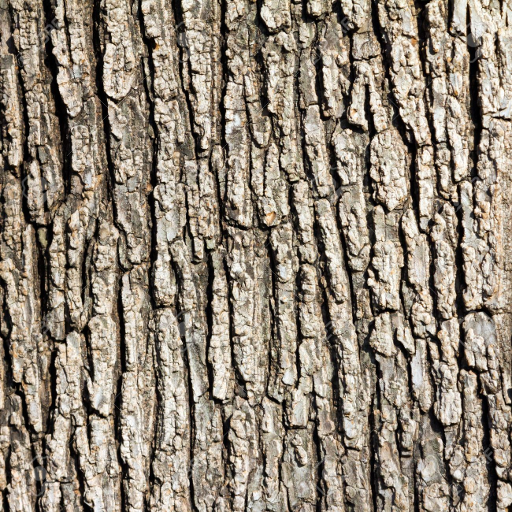
//> input picture HistCode/corteza.png, 512 x 512 px
$ ./main_histeq   (built with g++ and OpenCV 4)
//> lines starting //> are read from the running program, lines starting //| are printed output that depends on the picture
#define _DEBUG
#include <iostream>
#include <opencv2/imgproc/imgproc.hpp>
#include <opencv2/highgui/highgui.hpp>

using namespace std;
using namespace cv;

// [33 lines of commented-out code are left out]
int transformarPixel(int accHist, int minHist, int dim) {
    float aux = roundf((float)(accHist - minHist) / (dim - minHist) * 255);
    return (int) aux;
}

void ecualizar(Mat input, Mat output)
{
    // Crear arreglos para el histograma, el histograma acumulado, y una variable que guarde el minimo de este ultimo
	int hist[256];
	int accHist[256];
	int minHist;

	for (int i=0; i<256; i++)
		hist[i] = 0;

	// Calcular histograma
	for (int r=0; r<input.rows; r++)
	{
		for (int c=0; c<input.cols; c++)
		{
			int ind = input.at<unsigned char>(r,c);
			hist[ind] += 1;
		}
	}

	// Calcular histograma acumulado y su valor minimo distinto de cero
	accHist[0] = hist[0];
	if(accHist[0] != 0) {
	    minHist = accHist[0];
	}
    for (int j = 1; j < 256; ++j) {
        accHist[j] = accHist[j-1] + hist[j];
        if(accHist[j] != 0 && accHist[j-1] == 0) {
            minHist = accHist[j];
        }
    }

    // Generar salida
    int dim = input.rows * input.cols;
    for (int r=0; r<input.rows; r++)
    {
        for (int c=0; c<input.cols; c++)
        {
            int original = input.at<unsigned char>(r, c);
            output.at<unsigned char>(r, c) = transformarPixel(accHist[original], minHist, dim);
        }
    }

    // [20 lines of commented-out code are left out]

    return;
}

int main(void)
{
	Mat originalRGB = imread("corteza.png"); //Leer imagen
//> originalRGB is the input picture: 512 rows x 512 cols, CV_8UC3; mean B, G, R 118.5, 133.4, 144.8

	if(originalRGB.empty()) // No encontro la imagen
	{
		cout << "Imagen no encontrada" << endl;
		return 1;
	}

	Mat original;
	cvtColor(originalRGB, original, COLOR_BGR2GRAY);
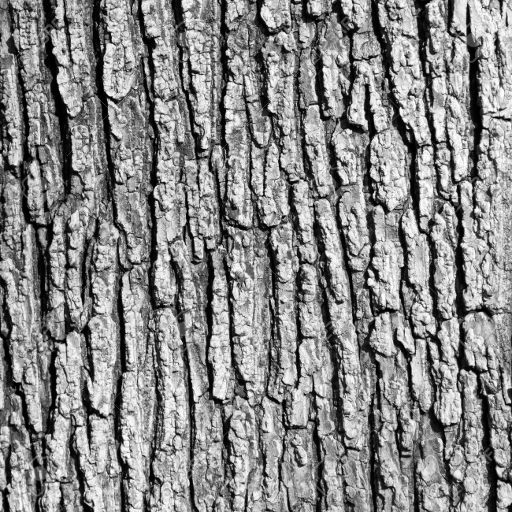
//> original: 512 rows x 512 cols, CV_8UC1; min 0, max 255, mean 135.1

	Mat output = Mat::zeros(original.rows, original.cols, CV_8UC1);
	ecualizar(original, output);
//> after the loop in ecualizar, `for (int r=0; r<input.rows; r++)`: hist = 256 values, max 1970 at index 3, min 6 at index 255, mean 1024
//> in ecualizar, `accHist[0] = hist[0];`: accHist = 256 values, max 235 at index 0, min 0 at index 1, mean 0.918
//> in ecualizar, `minHist = accHist[0];`: minHist = 235
//> after the loop in ecualizar, `for (int j = 1; j < 256; ++j)`: accHist = 256 values from 235 to 262144
//> after the loop in ecualizar, `for (int r=0; r<input.rows; r++)`:
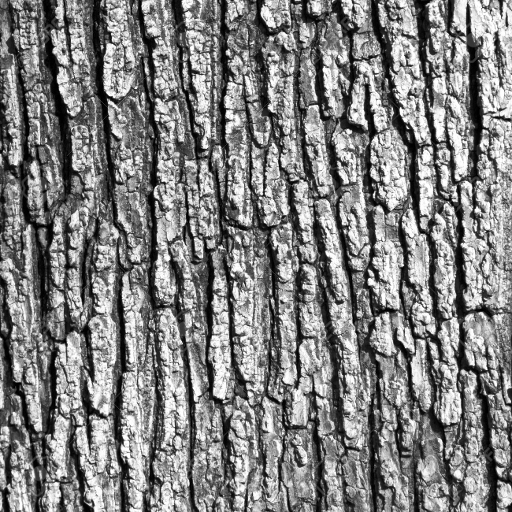
//> output: 512 rows x 512 cols, CV_8UC1; min 0, max 255, mean 128

	imshow("ecualizado", output);   // Mostrar imagen
	imwrite("ecualizado.jpg", output); // Grabar imagen
	waitKey(0); // Pausa, permite procesamiento interno de OpenCV

	return 0; // Sale del programa normalmente
}

$ run again, with HistCode/agua.png copied over HistCode/corteza.png
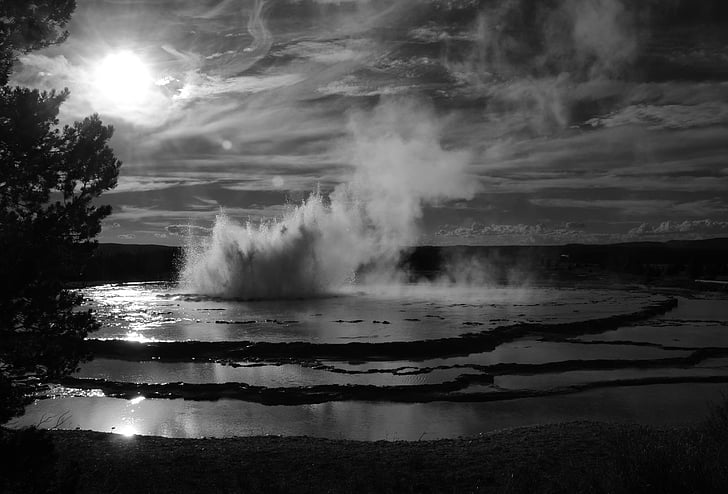
//> input picture HistCode/agua.png, 728 x 494 px
//> originalRGB is the input picture: 494 rows x 728 cols, CV_8UC3; min 0, max 255, mean 69.8
//> after the loop in ecualizar, `for (int r=0; r<input.rows; r++)`: hist = 256 values, max 7139 at index 9, min 86 at index 231, mean 1404.8
//> in ecualizar, `accHist[0] = hist[0];`: accHist = 256 values, max 1533 at index 0, min 0 at index 1, mean 5.99
//> minHist = 1533
//> after the loop in ecualizar, `for (int j = 1; j < 256; ++j)`: accHist = 256 values from 1533 to 359632
//> after the loop in ecualizar, `for (int r=0; r<input.rows; r++)`:
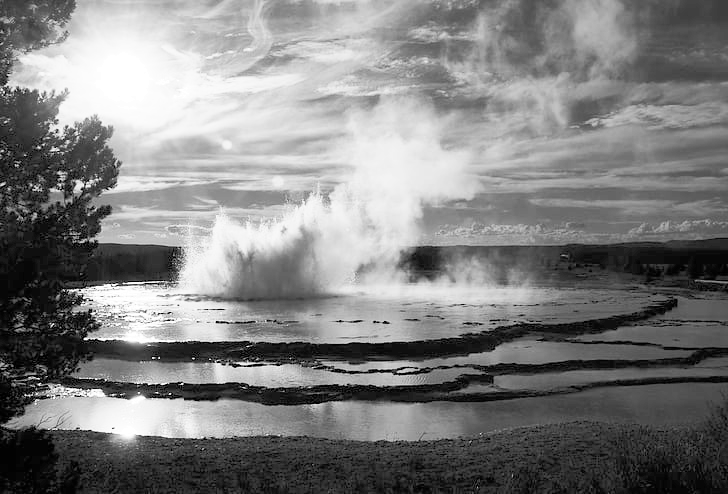
//> output: 494 rows x 728 cols, CV_8UC1; min 0, max 255, mean 127.9
